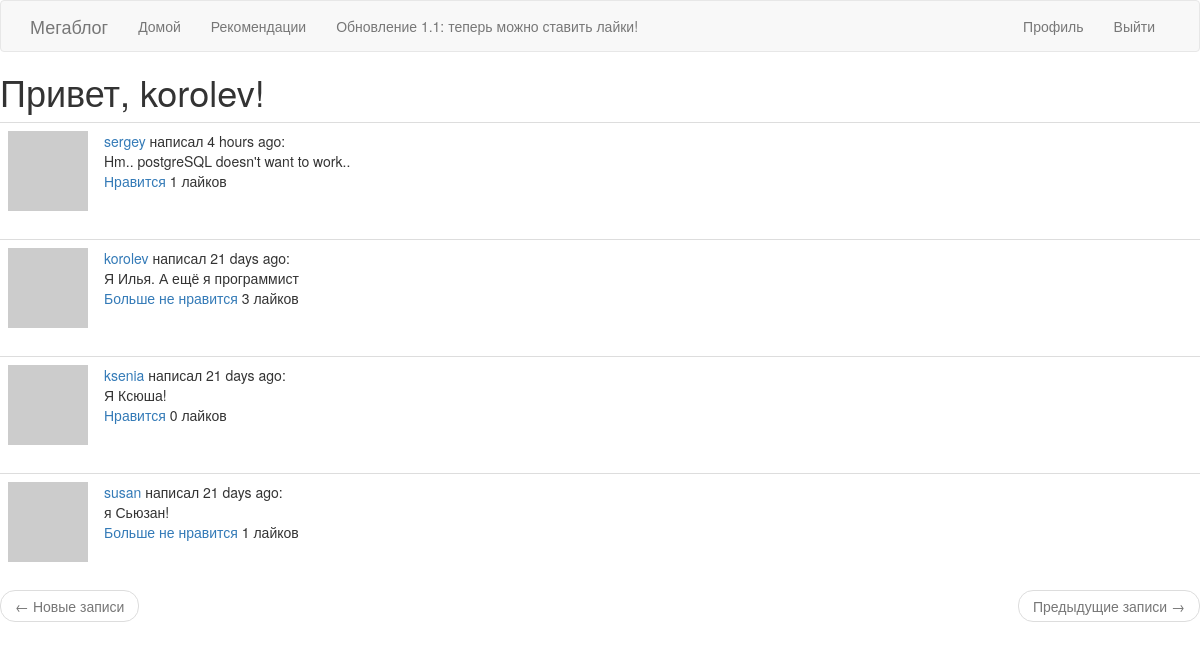
The page /explore (signed in) on the database as committed earlier.
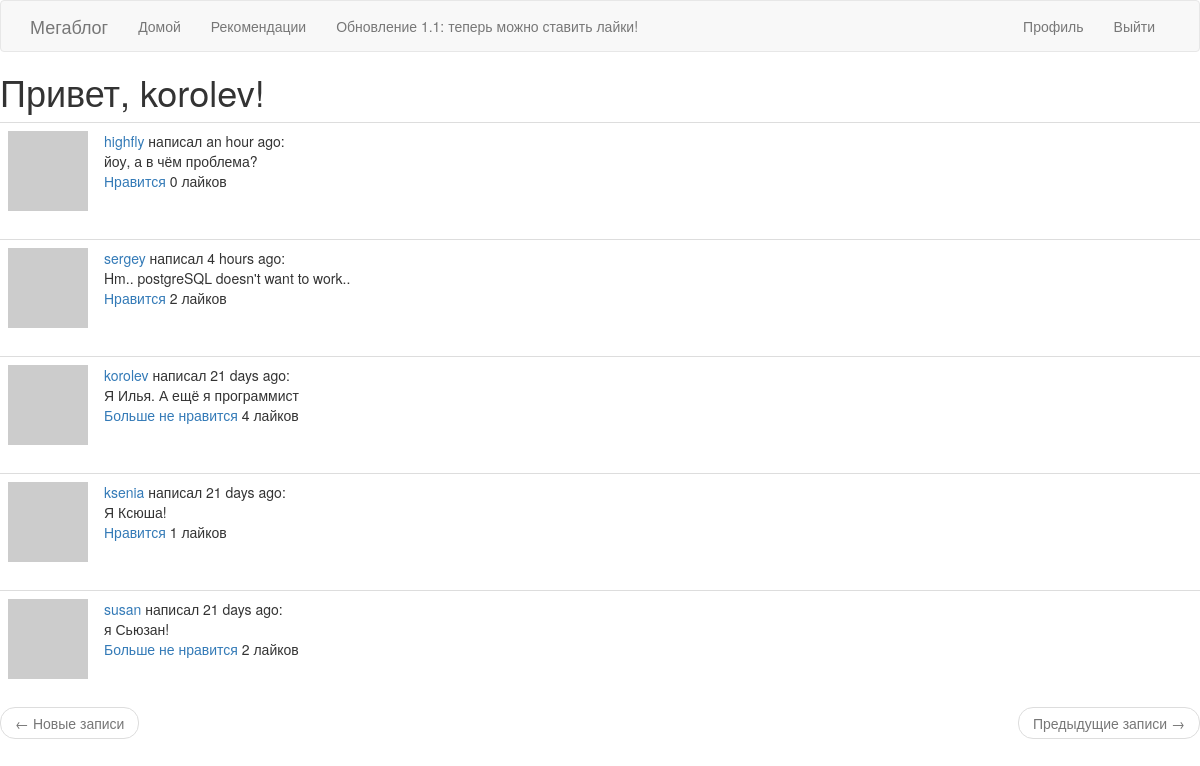
The same page on the database as committed later.
### app/models.py (models this page shows, shortened)
class User(UserMixin, db.Model):
    id = db.Column(db.Integer, primary_key=True)
    username = db.Column(db.String(64), index=True, unique=True)
    email = db.Column(db.String(120), index=True, unique=True)
    password_hash = db.Column(db.String(128))
    posts = db.relationship('Post', backref='author', lazy='dynamic')
    about_me = db.Column(db.String(140))
    last_seen = db.Column(db.DateTime, default=datetime.utcnow)
    followed = db.relationship(
        'User', secondary=followers,
        primaryjoin=(followers.c.follower_id == id),
        secondaryjoin=(followers.c.followed_id == id),
        backref=db.backref('followers', lazy='dynamic'), lazy='dynamic')
    liked = db.relationship(
        'PostLike',
        foreign_keys='PostLike.user_id',
        backref='user', lazy='dynamic')
    def avatar(self, size):
        digest = md5(self.email.lower().encode('utf-8')).hexdigest()
        return 'https://www.gravatar.com/avatar/{}?d=identicon&s={}'.format(
            digest, size)
    def has_liked_post(self, post):
        return PostLike.query.filter(
            PostLike.user_id == self.id,
            PostLike.post_id == post.id).count() > 0

class Post(db.Model):
    id = db.Column(db.Integer, primary_key=True)
    body = db.Column(db.String(140))
    timestamp = db.Column(db.DateTime, index=True, default=datetime.utcnow)
    user_id = db.Column(db.Integer, db.ForeignKey('user.id'))
    likes = db.relationship('PostLike', backref='post', lazy='dynamic')

### app/routes.py (the view)
@app.route('/explore')
@login_required
def explore():
    page = request.args.get('page', 1, type=int)
    posts = Post.query.order_by(Post.timestamp.desc()).paginate(
        page, app.config['POSTS_PER_PAGE'], False)
    next_url = url_for('index', page=posts.next_num) \
        if posts.has_next else None
    prev_url = url_for('index', page=posts.prev_num) \
        if posts.has_prev else None
    return render_template('index.html', title='Explore', posts=posts.items,
                            next_url=next_url, prev_url=prev_url)

### app/models.py (called while the page is built)
@login.user_loader
def load_user(id):
    return User.query.get(int(id))

### app/routes.py (called while the page is built)
@app.before_request
def before_request():
    if current_user.is_authenticated:
        current_user.last_seen = datetime.utcnow()
        db.session.commit()

### app/templates/index.html (shortened to what this page needs)
{% extends "base.html" %}
{% block content %}
    <h1>Привет, {{ current_user.username }}!</h1>
    {% for post in posts %}
        {% include '_post.html' %}
    {% endfor %}
    <nav aria-label="...">
        <ul class="pager">
            <li class="previous{% if not prev_url %} disabled{% endif %}">
                <a href="{{ prev_url or '#' }}">
                    <span aria-hidden="true">&larr;</span> Новые записи
                </a>
            </li>
            <li class="next{% if not next_url %} disabled{% endif %}">
                <a href="{{ next_url or '#' }}">
                    Предыдущие записи <span aria-hidden="true">&rarr;</span>
                </a>
            </li>
        </ul>
    </nav>
{% endblock %}

### app/templates/base.html (shortened to what this page needs)
{% extends 'bootstrap/base.html' %}
{% block navbar %}
    <nav class="navbar navbar-default">
        <div class="container">
            <div class="navbar-header">
                <a class="navbar-brand" href="{{ url_for('index') }}">Мегаблог</a>
            </div>
            <div class="collapse navbar-collapse" id="bs-example-navbar-collapse-1">
                <ul class="nav navbar-nav">
                    <li><a href="{{ url_for('index') }}">Домой</a></li>
                    <li><a href="{{ url_for('explore') }}">Рекомендации</a></li>
                </ul>
                <ul class="nav navbar-nav">
                    <li><a href="#">Обновление 1.1: теперь можно ставить лайки!</a></li>
                </ul>
                <ul class="nav navbar-nav navbar-right">
                    {% if current_user.is_anonymous %}
                    <li><a href="{{ url_for('login') }}">Войти</a></li>
                    {% else %}
                    <li><a href="{{ url_for('user', username=current_user.username) }}">Профиль</a></li>
                    <li><a href="{{ url_for('logout') }}">Выйти</a></li>
                    {% endif %}
                </ul>
            </div>
        </div>
    </nav>
{% endblock %}

### app/templates/_post.html
<table class="table table-hover">
    <tr>
        <td width="70px">
            <a href="{{ url_for('user', username=post.author.username) }}">
                <img src="{{ post.author.avatar(70) }}" />
            </a>
        </td>
        <td>
            <a href="{{ url_for('user', username=post.author.username) }}">
                {{ post.author.username }}
            </a>
            написал {{ moment(post.timestamp).fromNow() }}:
            <br>
            {{ post.body }}
            <br>
            {% if current_user.has_liked_post(post) %}
                <a href="{{ url_for('like_action', post_id=post.id, action='unlike') }}">Больше не нравится</a>
            {% else %}
                <a href="{{ url_for('like_action', post_id=post.id, action='like') }}">Нравится</a>
            {% endif %}
            {{ post.likes.count() }} лайков
        </td>
    </tr>
</table>

Rows that differ between the two databases and show on the page:
added Post: author.username "highfly", timestamp "an hour ago", body "йоу, а в чём проблема?", likes.count "0"
computed for Post "4 hours ago": likes.count "1" → "2"
computed for Post "Я Илья. А ещё я программист": likes.count "3" → "4"
computed for Post "Я Ксюша!": likes.count "0" → "1"
computed for Post "я Сьюзан!": likes.count "1" → "2"
